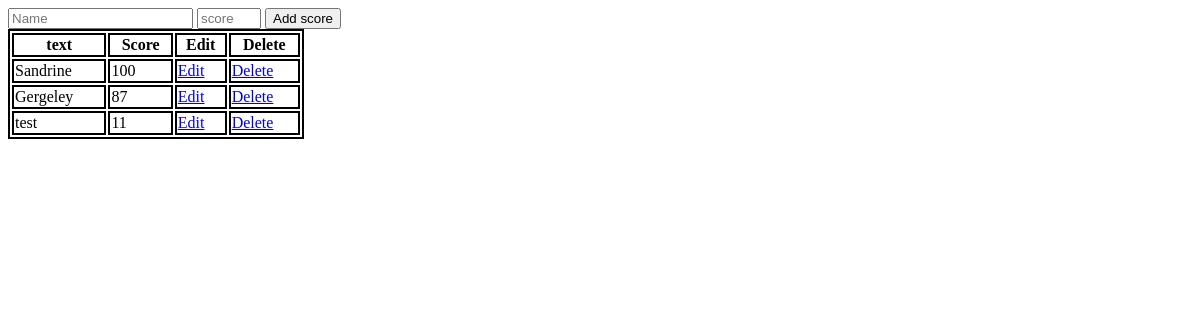
/, run on an earlier commit of the app's database.
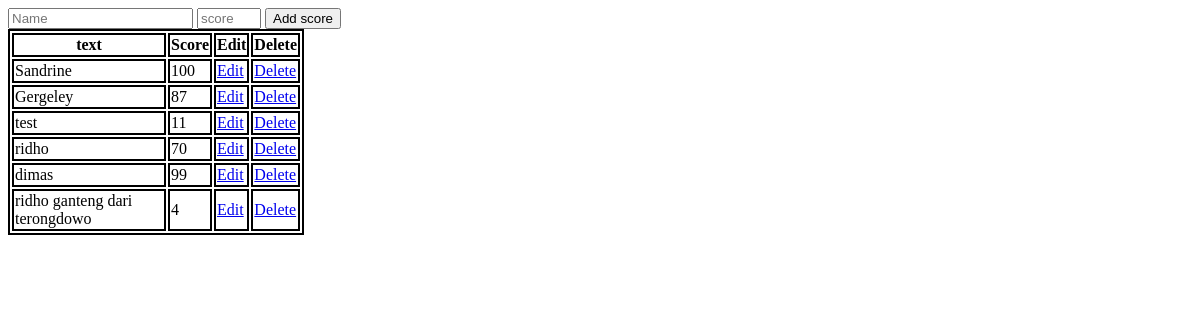
And on a later commit of the database.
### tables this page shows
CREATE TABLE "score" (
	"id"	INTEGER NOT NULL,
	"text"	TEXT NOT NULL,
	"score"	INTEGER NOT NULL,
	PRIMARY KEY("id" AUTOINCREMENT)
);

### app.py (the view)
@app.route("/", methods=["GET", "POST"])
def score():
    if request.method == "POST":
        name = request.form.get("name")
        score = request.form.get("score")
        db.execute("INSERT INTO score (text, score) VALUES(?, ?)", name, score)
        return redirect("/")
    else:
        score = db.execute("SELECT * FROM score")
        return render_template("index.html", students = score)

### templates/index.html (shortened to what this page needs)
<!DOCTYPE html>
<html lang="en">
<head>
</head>
<body>
    <div class="container">
        <div class="section">
            <form action="/" method="POST">
                <input name="name" placeholder="Name" type="text">
                <input name="score" placeholder="score" type="number" min="0" max="100">
                <input type="submit" value="Add score">
            </form>
        </div>
    </div>
    <div class="section">
        <table style="width: 25%;">
            <thead>
                <tr>
                    <th>text</th>
                    <th>Score</th>
                    <th>Edit</th>
                    <th>Delete</th>
                </tr>
            </thead>
            <tbody>
                {% for x in students %}
                <tr>
                    <td>{{x.text}}</td>
                    <td>{{x.score}}</td>
                    <td>
                        <a href="/edit/{{x['id']}}">Edit</a>
                    </td>
                    <td>
                        <a href="/delete/{{x['id']}}"
                        onclick="return confrim('Apakah anda yakin ingin menghapus?');">Delete</a>
                    </td>
                </tr>
                {% endfor %}
            </tbody>
        </table>
    </div>
</body>
</html>

What changed in the data, as far as the page shows it:
added score: text "ridho", score "70"
added score: text "dimas", score "99"
added score: text "ridho ganteng dari terongdowo", score "4"
